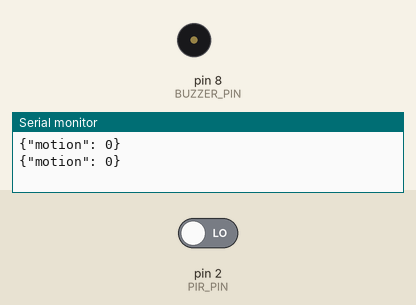
This sketch was run on a simulated Arduino Uno, built with avr-gcc and run on an emulated ATmega328P. Shown: buzzer (waves = sounding), the last lines printed to the serial monitor. The inputs (shaded band) are chosen by the test bench; at power-on: pin 2 (PIR_PIN) LOW.

Above: at 2.2 s.
2.3 s: pin 2 (PIR_PIN) driven HIGH
At 2.6 s:
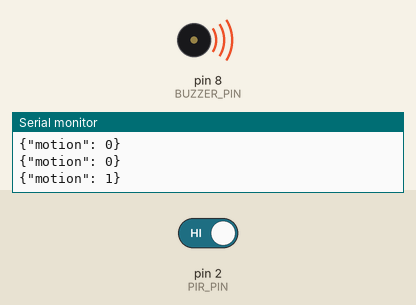
4.3 s: pin 2 (PIR_PIN) driven LOW
Timing chart, 0 to 7.3 s (numbered marks = the images above; inputs shaded):
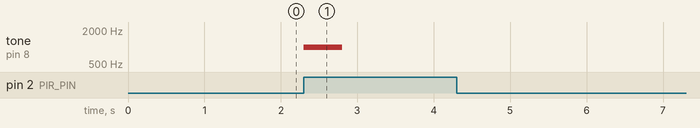

The sketch:

sensor_sketch.ino
```cpp
const int PIR_PIN = 2;    // Pin conectado a "OUT" o "Data" del sensor PIR (cable verde en el dibujo)
const int BUZZER_PIN = 8; // Pin conectado a tu Buzzer

int pirState = LOW; // Estado del sensor
unsigned long lastSend = 0;

void setup() {
  Serial.begin(9600);
  pinMode(PIR_PIN, INPUT);
  pinMode(BUZZER_PIN, OUTPUT);
  // Pequeña pausa para estabilizar el sensor
  delay(1000);
}

void loop() {
  int pirValue = digitalRead(PIR_PIN);

  // Detección inicial
  if (pirValue == HIGH && pirState == LOW) {
    Serial.println("{\"motion\": 1}");
    pirState = HIGH;

    // Activar Buzzer
    tone(BUZZER_PIN, 1000);
    delay(500);
    noTone(BUZZER_PIN);

    lastSend = millis(); // reiniciamos el reloj para el envío continúo
  }
  // Fin de detección
  else if (pirValue == LOW && pirState == HIGH) {
    Serial.println("{\"motion\": 0}");
    pirState = LOW;
    lastSend = millis();
  }

  // Enviar estado cada 1 segundo (así nunca se pierden los datos en la web y sabes que sigue funcionando)
  if (millis() - lastSend >= 1000) {
    Serial.print("{\"motion\": ");
    Serial.print(pirState == HIGH ? 1 : 0);
    Serial.println("}");
    lastSend = millis();
  }
}
```

Measured:
- after the input at 2.3 s, tone on pin 8 (BUZZER_PIN): silent → 1000 Hz at once, → silent 0.50 s later
